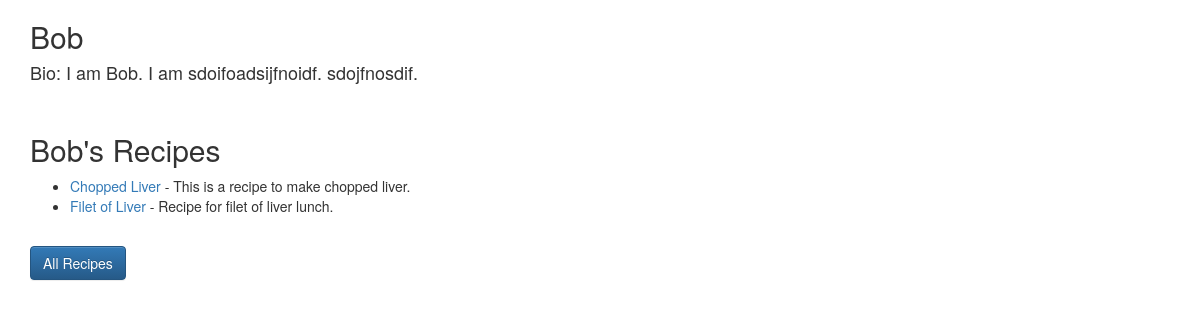
Page /author/1/ on the committed database.
### homepage/models.py (models this page shows, shortened)
class Author(models.Model):
    name = models.CharField(max_length=80)
    bio = models.TextField()

class Recipe(models.Model):
    title = models.CharField(max_length=50)
    author = models.ForeignKey(Author, on_delete=models.CASCADE)
    description = models.TextField()
    time_required = models.CharField(max_length=50)
    instructions = models.TextField()

### homepage/views.py (the view)
# urls.py: path('author/<int:author_id>/', author_detail),
def author_detail(request, author_id):
    selected_author = Author.objects.filter(id=author_id).first()
    author_recipes = Recipe.objects.filter(author=selected_author)
    return render(request, "author_detail.html", {"author": selected_author, "recipes": author_recipes})

### templates/author_detail.html (shortened to what this page needs)
<link rel="stylesheet" href="https://maxcdn.bootstrapcdn.com/bootstrap/3.3.7/css/bootstrap.min.css">
<link rel="stylesheet" href="https://maxcdn.bootstrapcdn.com/bootstrap/3.3.7/css/bootstrap-theme.min.css">
<div class="container">
    {% if not author %}
        <h1>The author you are looking for does not exist.</h1>
        {% else %}
        <h2>{{ author.name }}</h2>
        <h4>Bio: {{ author.bio }}</h4>
        <br>
        <h2>{{ author.name }}'s Recipes</h2>
        <ul>
        {% for post in recipes %}
        <li>
            <a href="/recipe/{{ post.id }}">{{ post.title }}</a> - {{ post.description }}
        </li>
        {% endfor %}
        </ul>
    {% endif %}
    <br>
    <a class="btn btn-primary" href='/' role="button">All Recipes</a>
</div>

### rows in the picture
Author: name "Bob", bio "I am Bob. I am sdoifoadsijfnoidf. sdojfnosdif."
Recipe: title "Chopped Liver", description "This is a recipe to make chopped liver."
Recipe: title "Filet of Liver", description "Recipe for filet of liver lunch."
